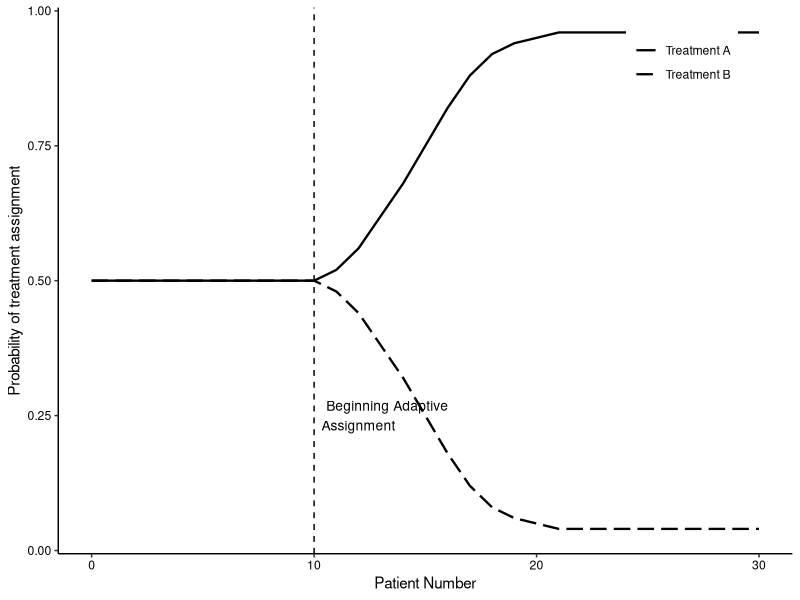

Generate this figure with R:

setwd("~/Optimal Control with Causal Agents/Chapter2")
library(ggplot2)

# Create sample data 
patient_number <- 0:30

# Treatment A probabilities (increasing after adaptive phase)
prob_A <- c(rep(0.5, 11),  # Equal allocation before adaptive
            0.52, 0.56, 0.62, 0.68, 0.75, 0.82, 0.88, 0.92, 
            0.94, 0.95, 0.96, 0.96, 0.96, 0.96, 0.96, 0.96, 
            0.96, 0.96, 0.96, 0.96)

# Treatment B probabilities (mirror of Treatment A)
prob_B <- 1 - prob_A

# Combine into data frame
df <- data.frame(
  Patient = rep(patient_number, 2),
  Probability = c(prob_A, prob_B),
  Treatment = rep(c("Treatment A", "Treatment B"), each = length(patient_number))
)

# Create plot
p=ggplot(df, aes(x = Patient, y = Probability, linetype = Treatment)) +
  geom_line(linewidth = 0.8, color = "black") +
  geom_vline(xintercept = 10, linetype = "dashed", color = "black", linewidth = 0.5) +
  annotate("text", x = 10, y = 0.25, label = "Beginning Adaptive\nAssignment", 
           hjust = -0.1, size = 3.5, color = "black") +
  scale_linetype_manual(values = c("Treatment A" = "solid", "Treatment B" = "longdash"),
                        guide = guide_legend(override.aes = list(linewidth = 0.8))) +
  labs(x = "Patient Number", y = "Probability of treatment assignment") +
  theme_classic() +
  theme(
    panel.grid = element_blank(),
    legend.position = c(0.85, 0.9),
    legend.title = element_blank(),
    legend.background = element_rect(fill = "white", color = NA),
    axis.line = element_line(color = "black"),
    axis.text = element_text(color = "black"),
    axis.title = element_text(color = "black")
  )

ggsave("adaptivetrial.png")



tb <- dplyr::tibble(ids = 1:50, score = seq(1,100,2))
